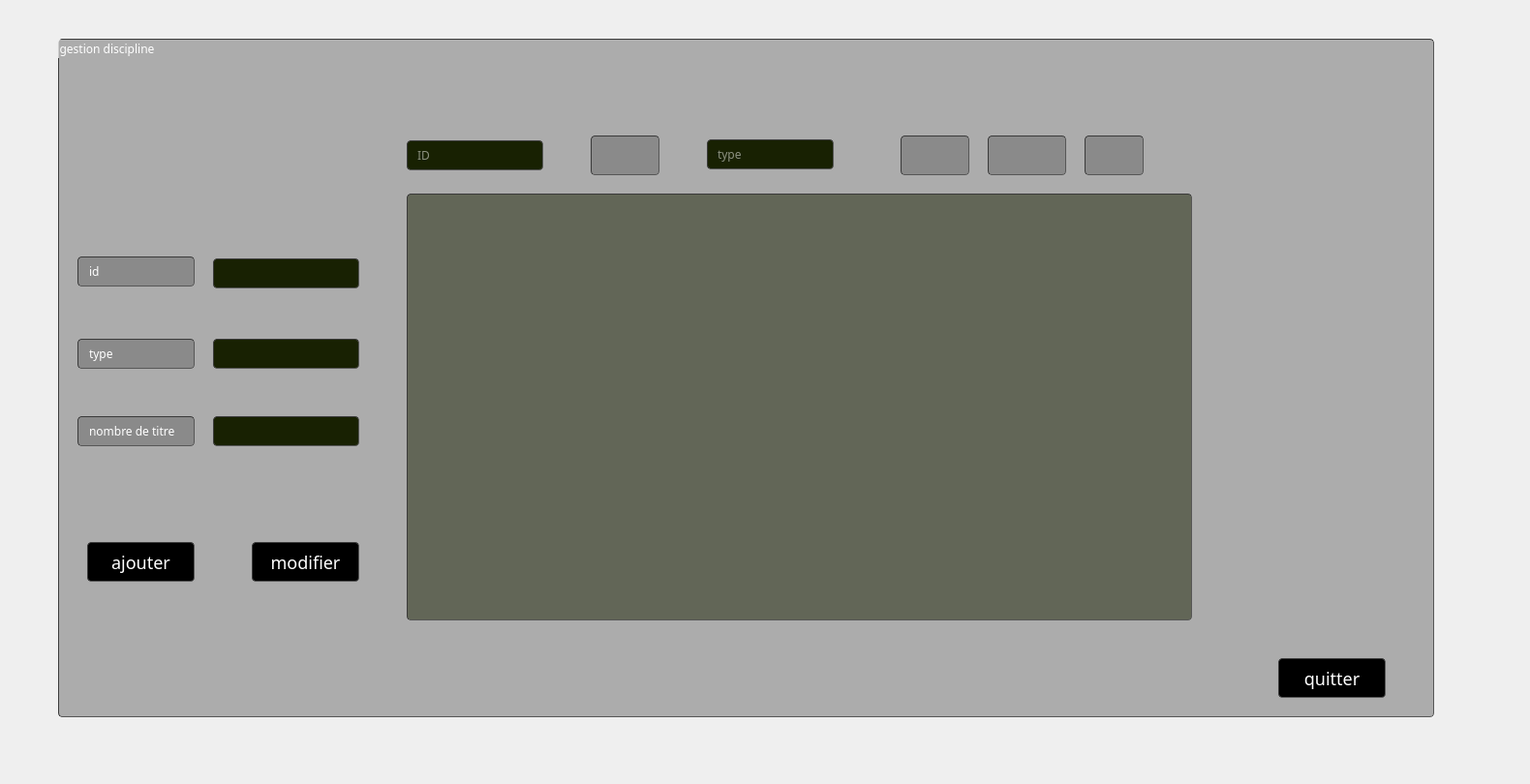
     <widget class="QWidget" name="tab_2">
      <attribute name="title">
       <string>discipline</string>
      </attribute>
      <widget class="QGroupBox" name="groupBox_3">
       <property name="geometry">
        <rect>
         <x>60</x>
         <y>40</y>
         <width>1421</width>
         <height>701</height>
        </rect>
       </property>
       <property name="autoFillBackground">
        <bool>false</bool>
       </property>
       <property name="styleSheet">
        <string notr="true">border-width: 1px; border-radius: 4px;
	border-color: rgb(58, 58, 58);
	border-style: inset;
	padding: 0 8px;
	color: rgb(255, 255, 255);
	
background-color:rgba(105, 105, 105,0.5);
	selection-background-color:#ffffff;
	selection-color:#ffffff;
font: 75 8pt &quot;MS Shell Dlg 2&quot;;
font-family: century gothic;</string>
       </property>
       <property name="title">
        <string>gestion discipline</string>
       </property>
       <widget class="QLabel" name="label_17">
        <property name="geometry">
         <rect>
          <x>20</x>
          <y>225</y>
          <width>121</width>
          <height>31</height>
         </rect>
        </property>
        <property name="text">
         <string>id</string>
        </property>
       </widget>
       <widget class="QPushButton" name="pushButton_10">
        <property name="geometry">
         <rect>
          <x>1260</x>
          <y>640</y>
          <width>111</width>
          <height>41</height>
         </rect>
        </property>
        <property name="styleSheet">
         <string notr="true">font: 75 8pt &quot;MS Shell Dlg 2&quot;;

background-color:rgb(0, 0, 0);
border-radius: 4px;
	border-color: rgb(58, 58, 58);
	border-style: inset;
font-family: century gothic;
font-size: 18px;
color: rgb(255, 255, 255);</string>
        </property>
        <property name="text">
         <string>quitter</string>
        </property>
       </widget>
       <widget class="QLineEdit" name="lineEdit_type">
        <property name="geometry">
         <rect>
          <x>160</x>
          <y>310</y>
          <width>151</width>
          <height>31</height>
         </rect>
        </property>
        <property name="styleSheet">
         <string notr="true">border-width: 1px; border-radius: 4px;
	border-color: rgb(58, 58, 58);
	border-style: inset;
	padding: 0 8px;
	color: rgb(255, 255, 255);
	
background-color: rgb(24, 33, 2);
	selection-background-color:#ffffff;
	selection-color:#ffffff</string>
        </property>
       </widget>
       <widget class="QPushButton" name="pushButton_ajouterd">
        <property name="geometry">
         <rect>
          <x>30</x>
          <y>520</y>
          <width>111</width>
          <height>41</height>
         </rect>
        </property>
        <property name="styleSheet">
         <string notr="true">font: 75 8pt &quot;MS Shell Dlg 2&quot;;

background-color:rgb(0, 0, 0);
border-radius: 4px;
	border-color: rgb(58, 58, 58);
	border-style: inset;
font-family: century gothic;
font-size: 18px;
color: rgb(255, 255, 255);</string>
        </property>
        <property name="text">
         <string>ajouter</string>
        </property>
       </widget>
       <widget class="QLineEdit" name="lineEdit_id">
        <property name="geometry">
         <rect>
          <x>160</x>
          <y>227</y>
          <width>151</width>
          <height>31</height>
         </rect>
        </property>
        <property name="styleSheet">
         <string notr="true">border-width: 1px; border-radius: 4px;
	border-color: rgb(58, 58, 58);
	border-style: inset;
	padding: 0 8px;
	color: rgb(255, 255, 255);
	
background-color: rgb(24, 33, 2);
	selection-background-color:#ffffff;
	selection-color:#ffffff</string>
        </property>
       </widget>
       <widget class="QLabel" name="label_22">
        <property name="geometry">
         <rect>
          <x>20</x>
          <y>310</y>
          <width>121</width>
          <height>31</height>
         </rect>
        </property>
        <property name="text">
         <string>type</string>
        </property>
       </widget>
       <widget class="QLabel" name="label_23">
        <property name="geometry">
         <rect>
          <x>20</x>
          <y>390</y>
          <width>121</width>
          <height>31</height>
         </rect>
        </property>
        <property name="text">
         <string>nombre de titre</string>
        </property>
       </widget>
       <widget class="QLineEdit" name="lineEdit_nb">
        <property name="geometry">
         <rect>
          <x>160</x>
          <y>390</y>
          <width>151</width>
          <height>31</height>
         </rect>
        </property>
        <property name="styleSheet">
         <string notr="true">border-width: 1px; border-radius: 4px;
	border-color: rgb(58, 58, 58);
	border-style: inset;
	padding: 0 8px;
	color: rgb(255, 255, 255);
	
background-color: rgb(24, 33, 2);
	selection-background-color:#ffffff;
	selection-color:#ffffff</string>
        </property>
       </widget>
       <widget class="QPushButton" name="pushButton_modifierd">
        <property name="geometry">
         <rect>
          <x>200</x>
          <y>520</y>
          <width>111</width>
          <height>41</height>
         </rect>
        </property>
        <property name="styleSheet">
         <string notr="true">font: 75 8pt &quot;MS Shell Dlg 2&quot;;

background-color:rgb(0, 0, 0);
border-radius: 4px;
	border-color: rgb(58, 58, 58);
	border-style: inset;
font-family: century gothic;
font-size: 18px;
color: rgb(255, 255, 255);</string>
        </property>
        <property name="text">
         <string>modifier</string>
        </property>
       </widget>
       <widget class="QTableView" name="tablediscipline">
        <property name="geometry">
         <rect>
          <x>360</x>
          <y>160</y>
          <width>811</width>
          <height>441</height>
         </rect>
        </property>
        <property name="styleSheet">
         <string notr="true">QTableView {
background: rgba(255, 255, 255,0.5);
background-color: rgba(24, 33, 2,0.5);
}
QTableView QTableCornerButton::section
{
     background: rgb(114, 124, 127);
}
QTableView::item:focus

{
    color:black;
}
QTableView::item:selected
{
    color:black;
     background: rgba(0, 0, 0, 50%);
}
QHeaderView::section
{

     background:black;
}
</string>
        </property>
       </widget>
       <widget class="QLineEdit" name="lineEdit_id2">
        <property name="geometry">
         <rect>
          <x>360</x>
          <y>105</y>
          <width>141</width>
          <height>31</height>
         </rect>
        </property>
        <property name="styleSheet">
         <string notr="true">border-width: 1px; border-radius: 4px;
	border-color: rgb(58, 58, 58);
	border-style: inset;
	padding: 0 8px;
	color: rgb(255, 255, 255);
	
background-color: rgb(24, 33, 2);
	selection-background-color:#ffffff;
	selection-color:#ffffff</string>
        </property>
        <property name="placeholderText">
         <string>ID</string>
        </property>
       </widget>
       <widget class="QPushButton" name="pushButton_supprimerd">
        <property name="geometry">
         <rect>
          <x>550</x>
          <y>100</y>
          <width>71</width>
          <height>41</height>
         </rect>
        </property>
        <property name="styleSheet">
         <string notr="true">image: url(:/img/img/delete.png);</string>
        </property>
        <property name="text">
         <string/>
        </property>
       </widget>
       <widget class="QLineEdit" name="lineEdit_3">
        <property name="geometry">
         <rect>
          <x>670</x>
          <y>104</y>
          <width>131</width>
          <height>31</height>
         </rect>
        </property>
        <property name="styleSheet">
         <string notr="true">border-width: 1px; border-radius: 4px;
	border-color: rgb(58, 58, 58);
	border-style: inset;
	padding: 0 8px;
	color: rgb(255, 255, 255);
	
background-color: rgb(24, 33, 2);
	selection-background-color:#ffffff;
	selection-color:#ffffff</string>
        </property>
        <property name="placeholderText">
         <string>type</string>
        </property>
       </widget>
       <widget class="QPushButton" name="pushButton_recherched">
        <property name="geometry">
         <rect>
          <x>870</x>
          <y>100</y>
          <width>71</width>
          <height>41</height>
         </rect>
        </property>
        <property name="styleSheet">
         <string notr="true">image: url(:/img/img/rech.png);</string>
        </property>
        <property name="text">
         <string/>
        </property>
       </widget>
       <widget class="QPushButton" name="pushButton_tried">
        <property name="geometry">
         <rect>
          <x>960</x>
          <y>100</y>
          <width>81</width>
          <height>41</height>
         </rect>
        </property>
        <property name="styleSheet">
         <string notr="true">image: url(:/img/img/Trie.png);</string>
        </property>
        <property name="text">
         <string/>
        </property>
       </widget>
       <widget class="QPushButton" name="pushButton_31">
        <property name="geometry">
         <rect>
          <x>1060</x>
          <y>100</y>
          <width>61</width>
          <height>41</height>
         </rect>
        </property>
        <property name="styleSheet">
         <string notr="true">image: url(:/img/img/pdf.png);</string>
        </property>
        <property name="text">
         <string/>
        </property>
       </widget>
      </widget>
      <widget class="QLabel" name="label_20">
       <property name="geometry">
        <rect>
         <x>1230</x>
         <y>0</y>
         <width>291</width>
         <height>201</height>
        </rect>
       </property>
       <property name="styleSheet">
        <string notr="true">border-image: url(:/img/img/EST-logo2.png);</string>
       </property>
       <property name="text">
        <string/>
       </property>
      </widget>
      <widget class="QLabel" name="label_9">
       <property name="geometry">
        <rect>
         <x>-10</x>
         <y>0</y>
         <width>1571</width>
         <height>801</height>
        </rect>
       </property>
       <property name="styleSheet">
        <string notr="true">border-image: url(:/img/img/lagou.jpg);</string>
       </property>
       <property name="text">
        <string/>
       </property>
      </widget>
      <zorder>label_9</zorder>
      <zorder>groupBox_3</zorder>
      <zorder>label_20</zorder>
     </widget>
